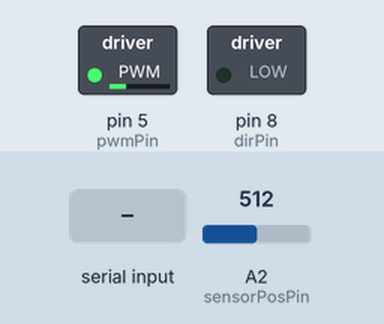
A sketch run on a simulated Arduino Uno, built with avr-gcc and run on an emulated ATmega328P. Shown: switched loads named in the sketch (green lamp = pin HIGH). The inputs (shaded band) are chosen by the test bench; at power-on: A2 (sensorPosPin) = 512. What the sketch prints to the serial monitor is not drawn.

Above: at 1.2 s.
1.3 s: A2 (sensorPosPin) set to 306
At 2.4 s:
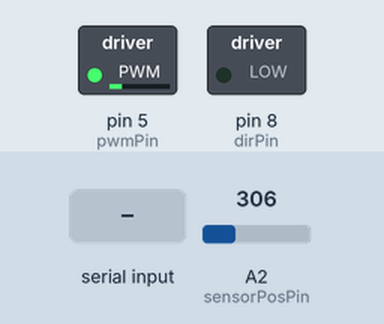
2.8 s: "1\n" received over Serial
At 3.6 s:
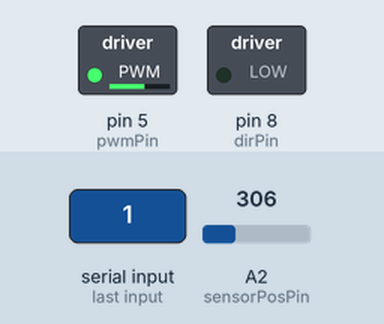
4.3 s: "0\n" received over Serial
At 4.7 s:
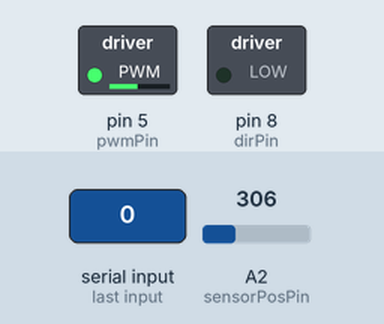
Timing chart, 0 to 7.3 s (numbered marks = the images above; inputs shaded):
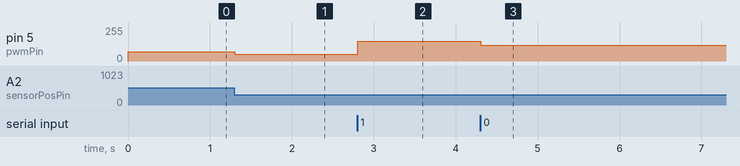

The sketch:

teleoperation_follower.ino
```cpp
// ME 327 Assignment 5 Remote Teleoperation Code
// 5/27/2020 Zonghe Chua + 4/24/2022 Nathan Kau

//-------------------------
// Parameters that define what environment to render

// Includes
#include <math.h>

// Pin declares
int pwmPin = 5; // PWM output pin for motor 1
int dirPin = 8; // direction output pin for motor 1
int sensorPosPin = A2; // input pin for MR sensor
int fsrPin = A3; // input pin for FSR sensor

//#define FORCE_SENSOR_PIN A0 // the FSR and 10K pulldown are connected to A0
//double flt_force;
//double flt_force_prev = 0;

// Position tracking variables
//------------------------------------------------------------------------------------------

//Follower variables
long updatedPos = 0;     // keeps track of the latest updated value of the MR sensor reading
int rawPos = 0;         // current raw reading from MR sensor
int lastRawPos = 0;     // last raw reading from MR sensor
int lastLastRawPos = 0; // last last raw reading from MR sensor
int flipNumber = 0;     // keeps track of the number of flips over the 180deg mark
int tempOffset = 0;
int rawDiff = 0;
int lastRawDiff = 0;
int rawOffset = 0;
int lastRawOffset = 0;
const int flipThresh = 750;  // threshold to determine whether or not a flip over the 180 degree mark occurred
boolean flipped = false;
double OFFSET = 920;
double OFFSET_NEG = 15;

// Kinematic variables
//------------------------------------------------------------------------------------------

// Leader Variables
float xt = 0;           // position of the handle [m]
float theta_s = 0;      // Angle of the sector pulley in deg
float xt_prev;          // Distance of the handle at previous time step
float xt_prev2;
float dxt;              // Velocity of the handle
float dxt_prev;
float dxt_prev_prev;
float dxt_filt;         // Filtered velocity of the handle
float dxt_filt_prev;
float dxt_filt_prev_prev;

// Follower variables
float xh_remote = 0;
float xh_remote_prev = 0;
float dxh_remote_prev = 0;
double m = -0.01593740670235;
double b = 1.230078026390457;
double rh = 0.1;   //[m]
double ll = 0.12;
double ln = 0.0;
double xh_min = -0.045;
double xh_max = 0.15;

// Special variables for efficient transmission over serial
// We use a union so that the binary form of the integer shares the same memory space as the int form

typedef union {
 int integer;
 byte binary[2];
} binaryInt;

binaryInt xt_bin;
binaryInt xh_remote_bin;

// Force output variables
// ----------------------------------------------------------------------------------------------------

// Leader Variables
float force = 0;           // force at the handle
float Tp = 0;              // torque of the motor pulley
float duty = 0;            // duty cylce (between 0 and 255)
unsigned int output = 0;    // output command to the motor

//Serial communication variables
bool sending = true; // flip the tx/rx flags
bool receiving = false;

// --------------------------------------------------------------
// Setup function -- NO NEED TO EDIT
// --------------------------------------------------------------
void setup()
{
  // Set up serial communication
  Serial.begin(115200);

  // Set PWM frequency
  setPwmFrequency(pwmPin,1);

  // Input pins
  pinMode(sensorPosPin, INPUT); // set MR sensor pin to be an input
  pinMode(fsrPin, INPUT);       // set FSR sensor pin to be an input

  // Output pins
  pinMode(pwmPin, OUTPUT);  // PWM pin for motor A
  pinMode(dirPin, OUTPUT);  // dir pin for motor A

  // Initialize motor
  analogWrite(pwmPin, 0);     // set to not be spinning (0/255)
  digitalWrite(dirPin, LOW);  // set direction

  // Initialize position valiables
  lastLastRawPos = analogRead(sensorPosPin);
  lastRawPos = analogRead(sensorPosPin);

  // initialize the values for the follower kinematics
  xt_bin.integer = 0;
  xh_remote_bin.integer = 0;
}


// --------------------------------------------------------------
// Main Loop
// --------------------------------------------------------------
void loop()
{

  //*************************************************************
  //*** Section 1. Compute position in counts (do not change) ***
  //*************************************************************

  // Leader
  //-------------------------------------------------------------------------------------------------------
  // Get voltage output by MR sensor
  rawPos = analogRead(sensorPosPin);  //current raw position from MR sensor

  // Calculate differences between subsequent MR sensor readings
  rawDiff = rawPos - lastRawPos;          //difference btwn current raw position and last raw position
  lastRawDiff = rawPos - lastLastRawPos;  //difference btwn current raw position and last last raw position
  rawOffset = abs(rawDiff);
  lastRawOffset = abs(lastRawDiff);

  // Update position record-keeping vairables
  lastLastRawPos = lastRawPos;
  lastRawPos = rawPos;
//  Serial.println(rawPos);

  // Keep track of flips over 180 degrees
  if((lastRawOffset > flipThresh) && (!flipped)) { // enter this anytime the last offset is greater than the flip threshold AND it has not just flipped
    if(lastRawDiff > 0) {        // check to see which direction the drive wheel was turning
      flipNumber--;              // cw rotation
    } else {                     // if(rawDiff < 0)
      flipNumber++;              // ccw rotation
    }
    flipped = true;            // set boolean so that the next time through the loop won't trigger a flip
  } else {                        // anytime no flip has occurred
    flipped = false;
  }
  updatedPos = rawPos + flipNumber*OFFSET; // need to update pos based on what most recent offset is
  //*************************************************************
  //*** Section 2. Compute position in meters *******************
  //*************************************************************
//  int analogReading = analogRead(FORCE_SENSOR_PIN);
//  double volt = analogReading/1023.0*5.0;
//  flt_force = 0.5*volt+0.5*flt_force_prev;
//  flt_force_prev = flt_force;
//  Serial.println(flt_force);
  // ADD YOUR CODE HERE
  // Step B.6: double ts = ?; // Compute the angle of the sector pulley (ts) in degrees based on updatedPos
  double ts = m * updatedPos +  b;
  // Step B.7: xh = ?;       // Compute the position of the handle (in meters) based on ts (in radians)
  double xt = ln + rh*sin(ts/180*M_PI)+sqrt(ll*ll-rh*rh*pow(cos(ts/180*M_PI),2))-0.066332495807108;
//  double xt = ts/180*M_PI*rh;
//  Serial.println(updatedPos);


  // Calculate velocity with loop time estimation
  dxt = (float)(xt - xt_prev) / 0.001;
  // Calculate the filtered velocity of the handle using an infinite impulse response filter
  dxt_filt = 0.9*dxt + 0.1*dxt_prev;

  // Record the position and velocity
  xt_prev2 = xt_prev;
  xt_prev = xt;

  dxt_prev_prev = dxt_prev;
  dxt_prev = dxt;

  dxt_filt_prev_prev = dxt_filt_prev;
  dxt_filt_prev = dxt_filt;

  //*************************************************************
  //** Teleop Communication. Send and receive handle positions.**
  //*************************************************************
  //--------------------------------------------------------------------------------------------------------------------
  if (sending && Serial.availableForWrite()> sizeof(int)){ //check that we have space in the serial buffer to write
    xt_bin.integer = int(xt*100000.0); // save space by using a integer representation
//    xt_bin.integer = int(flt_force*1000.0);
    Serial.write(xt_bin.binary,2); // write the integer to serial
    sending = false; // flip the tx/rx flags
    receiving = true;
    Serial.flush(); // flush the serial for good measure
  }
//   read our follower position
  if (receiving && Serial.available()> 1){ //if there is at least 2 bytes of data to read from the serial
    xh_remote_prev = xh_remote; // backup old follower force
    Serial.readBytes(xh_remote_bin.binary,2); // read the bytes in
    xh_remote = (float)xh_remote_bin.integer/100000.0; // convert the integer back into a float
    if (isnan(xh_remote)) {//if xh_2 is corrupt, just use the old value
      xh_remote = xh_remote_prev;
    }
    sending = true; // flip the tx/rx flags
    receiving = false;
    Serial.flush(); // flush the serial for good measure
  }
//  while (Serial.available()) { // If data is available to read,
//    xh_remote_prev = xh_remote;
//    String xh_remote_string = Serial.readStringUntil('\n'); // read it and store it in val
//    xh_remote_string.trim();
//    float xh_remote = xh_remote_string.toFloat();
//    if (isnan(xh_remote)) {
//      xh_remote = xh_remote_prev;
//    }
//    Serial.println(xh_remote,5);
//  }

  //*************************************************************
  //*** Section 3. Assign a motor output force in Newtons *******
  //*************************************************************
  //*************************************************************
  //******************* Rendering Algorithms ********************
  //*************************************************************


  //*************************************************************
  //*** Section 3. Assign a motor output force in Newtons *******
  //*************************************************************

  // ADD YOUR CODE HERE (Use your code from Assignment 4)
  // Define kinematic parameters you may need
  double rp = 0.005;   //[m]
  double rs = 0.074;   //[m]
  if (xh_remote <= -0.0463) {
    xh_remote = xh_min;
  }
  if (xh_remote >= 0.1537) {
    xh_remote = xh_max;
  }
//  Serial.print(rawPos);
//  Serial.print(',');
//  Serial.println(updatedPos);
//  Serial.println(xt,5);
  // Step C.1: force = ?; // You can  generate a force by assigning this to a constant number (in Newtons) or use a haptic rendering / virtual environment
  float dxh_remote = (float)(xh_remote - xh_remote_prev) / 0.001;
  float dxh_remote_filt = 0.8*dxh_remote + 0.2*dxh_remote_prev;
  force = 30*(xh_remote-xt)+0.02*(dxh_remote_filt-dxt_filt);
  dxh_remote_prev = dxh_remote_filt;
//  force = 30*(xh_remote-xt);
  // Step C.2: Tp = ?;    // Compute the require motor pulley torque (Tp) to generate that force using kinematics
  Tp = force*rh/rs*rp;

  //*************************************************************
  //*** Section 4. Force output (do not change) *****************
  //*************************************************************

  // Leader
  //------------------------------------------------------------------------------
  // Determine correct direction for motor torque
  if(force < 0) {
    digitalWrite(dirPin, HIGH);
  } else {
    digitalWrite(dirPin, LOW);
  }

  // Compute the duty cycle required to generate Tp (torque at the motor pulley)
  duty = sqrt(abs(Tp)/0.03);

  // Make sure the duty cycle is between 0 and 100%
  if (duty > 1) {
    duty = 1;
  } else if (duty < 0) {
    duty = 0;
  }
  output = (int)(duty* 255);   // convert duty cycle to output signal
  analogWrite(pwmPin,output);  // output the signal

}

// --------------------------------------------------------------
// Function to set PWM Freq -- DO NOT EDIT
// --------------------------------------------------------------
void setPwmFrequency(int pin, int divisor) {
  byte mode;
  if(pin == 5 || pin == 6 || pin == 9 || pin == 10) {
    switch(divisor) {
      case 1: mode = 0x01; break;
      case 8: mode = 0x02; break;
      case 64: mode = 0x03; break;
      case 256: mode = 0x04; break;
      case 1024: mode = 0x05; break;
      default: return;
    }
    if(pin == 5 || pin == 6) {
      TCCR0B = TCCR0B & 0b11111000 | mode;
    } else {
      TCCR1B = TCCR1B & 0b11111000 | mode;
    }
  } else if(pin == 3 || pin == 11) {
    switch(divisor) {
      case 1: mode = 0x01; break;
      case 8: mode = 0x02; break;
      case 32: mode = 0x03; break;
      case 64: mode = 0x04; break;
      case 128: mode = 0x05; break;
      case 256: mode = 0x06; break;
      case 1024: mode = 0x7; break;
      default: return;
    }
    TCCR2B = TCCR2B & 0b11111000 | mode;
  }
}
```

Measured:
- after the input at 1.3 s, pin 5 (pwmPin): 69/255 → 51/255 at once
- after the input at 2.8 s, pin 5 (pwmPin): 51/255 → 147/255 at once
- after the input at 4.3 s, pin 5 (pwmPin): 147/255 → 118/255 at once
